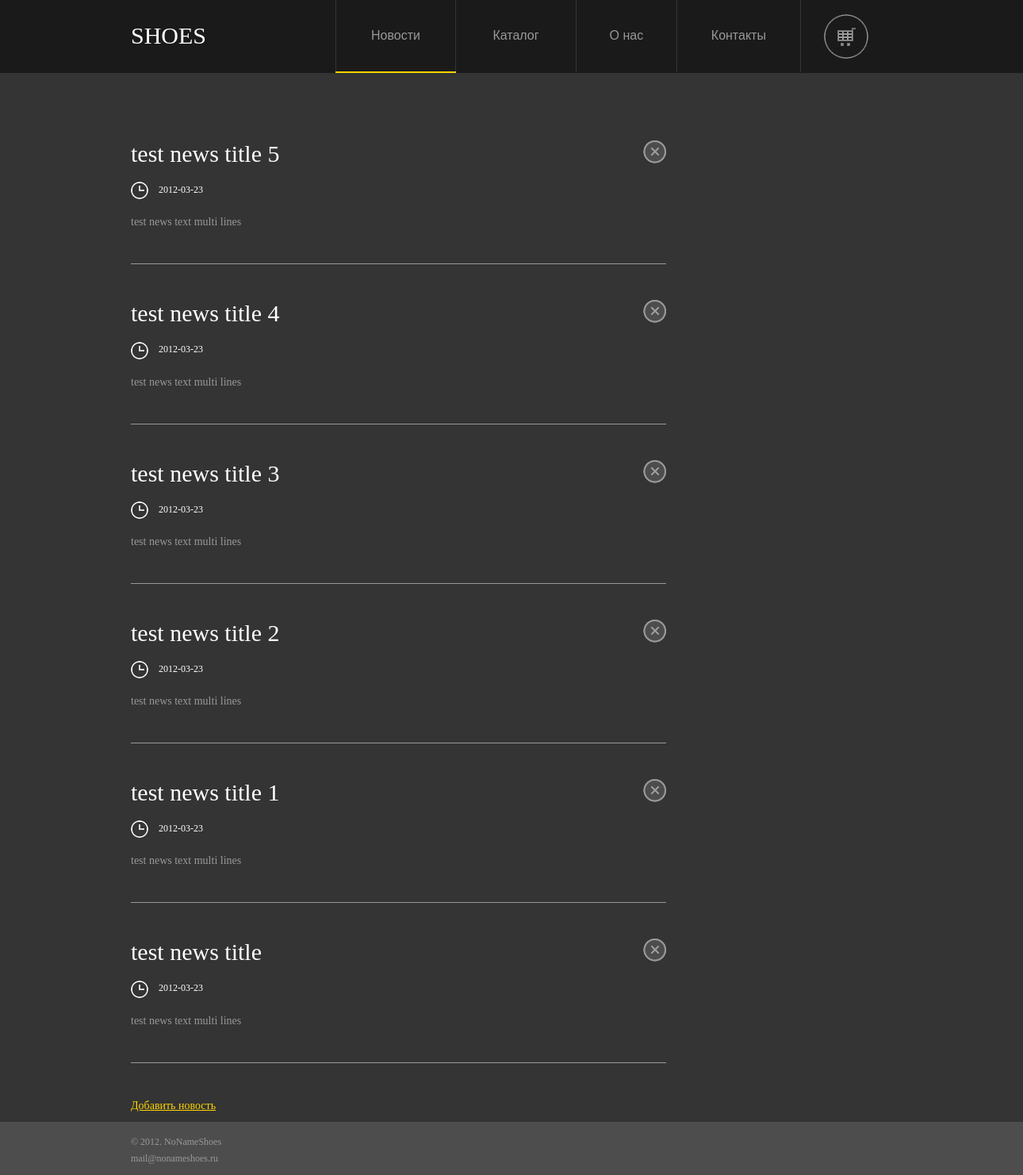
/index.php/news, run on the app's committed database.
### tables this page shows
CREATE TABLE `news` (
  `id` int(11) unsigned NOT NULL AUTO_INCREMENT,
  `title` varchar(255) NOT NULL DEFAULT '',
  `text` text NOT NULL,
  `date` varchar(32) NOT NULL DEFAULT '',
  PRIMARY KEY (`id`)
);

### application/controllers/news.php (called while the page is built, shortened)
<?php
include_once "business_logic/newsStuff.php";
class News extends CI_Controller {
    public function index()
    {
         $newsStuff = new NewsStuff();
         $stuff = $newsStuff->getNews(NULL, 0, 100);
         $data['newsStuff']=$stuff;
         $data['activeLink']= 1;
         $this->load->view('main_top', $data);
         $this->load->view('news',$data);
         $this->load->view('main_footer');
    }
}

### index.php (called while the page is built, shortened)
<?php
require_once BASEPATH.'core/CodeIgniter.php';

### application/controllers/business_logic/newsStuff.php (called while the page is built, shortened)
<?php
class NewsStuff {
    public function getNews($searchString, $from, $to) {
        $query = "SELECT n.id, n.title, n.text, n.date
            FROM news n";
        $query .= " ORDER BY n.id DESC LIMIT $from, $to";
        $results = mysql_query($query);
        $news = array();
        while ($row = mysql_fetch_array($results)) {
            $singleNews = new NewsInfo();
            $singleNews->id = $row["id"];
            $singleNews->title = $row["title"];
            $singleNews->text = $row["text"];
            $singleNews->date = $row["date"];
            $news[] = $singleNews;
        }
        return $news;
    }
}
?>

### application/views/single_news.php (the view, shortened to what this page needs)
<div class='single_news'>
    <form method="post" action="/index.php/news/">
        <input type="image" name="del" class="buttons" src="/images/admin_delete.png" />
    </form>
    <h1> <?php echo $new->title; ?></h1>
    <div class='news_info'>
        <img src='/images/date.png' width='22' height='22' align='absmiddle'/>
        <font color='#FFFFFF'> <?php echo $new->date; ?> </font>
    </div>
    <p> <?php echo $new->text; ?> </p>
</div>

### style/style.css (style rules this page uses)
* { margin: 0; padding: 0; }
html { height: 100%; }
body { font: 12px/18px Arial, Tahoma, Verdana, sans-serif; width: 100%; min-height: 100%; height: auto !important; height: 100%; background-color: #343434; position:relative; }
p { margin: 0 0 18px }
img { border: none; }

### style/news_style.css (style rules this page uses)
.single_news { width:675px; border-bottom: 1px solid #999999; padding-bottom: 25px; margin-bottom: 45px; color:#999999; font: 14px/18px Verdana; }
.single_news h1 { color:#FFF; font: 30px Verdana; font-weight:500; padding-bottom: 17px; }
.single_news input, .single_news textarea { border:0; outline: none; }
.news_info { font: 12px/22px Verdana; padding-bottom: 20px; }
.news_info img { margin-right: 10px; }
.buttons { width:29px; height: 29px; margin-left: 8px; vertical-align: text-bottom; float:right; }

### data on the page
news: title "test news title 5", date "2012-03-23", text "test news text multi lines"
news: title "test news title 4", date "2012-03-23", text "test news text multi lines"
news: title "test news title 3", date "2012-03-23", text "test news text multi lines"
news: title "test news title 2", date "2012-03-23", text "test news text multi lines"
news: title "test news title 1", date "2012-03-23", text "test news text multi lines"
news: title "test news title", date "2012-03-23", text "test news text multi lines"
